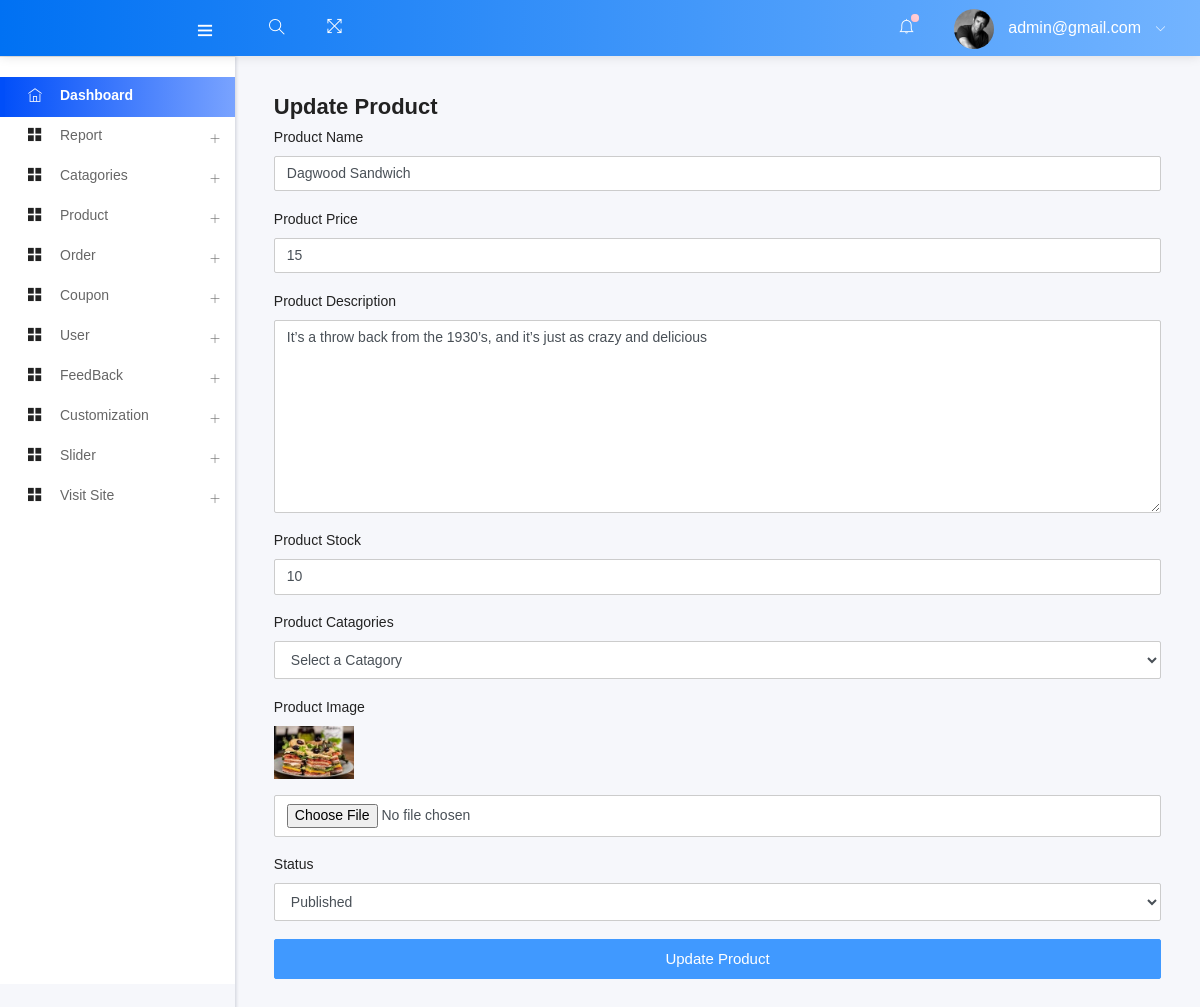
/admin/edit_product.php?prostatus=edit&&id=16 (signed in), run on the app's committed database.
### tables this page shows
CREATE TABLE `products` (
  `pdt_id` int(255) NOT NULL,
  `pdt_name` varchar(200) NOT NULL,
  `pdt_price` int(255) NOT NULL,
  `pdt_des` varchar(250) NOT NULL,
  `pdt_ctg` int(200) NOT NULL,
  `pdt_img` varchar(250) NOT NULL,
  `product_stock` int(5) NOT NULL,
  `pdt_status` tinyint(5) NOT NULL
);

### admin/edit_product.php (called while the page is built, shortened)
<?php
    include ("template.php");
?>

### admin/class/adminback.php (called while the page is built, shortened)
<?php
class  adminback
{
    private $connection;
    function __construct()
    {
        $dbhost = "localhost";
        $dbuser = "root";
        $dbpass = "";
        $dbname = "foodshop";
        $this->connection = mysqli_connect($dbhost, $dbuser, $dbpass, $dbname);
    }
    function edit_product($id)
    {
        $query = "SELECT * FROM `products` WHERE pdt_id=$id";
        if (mysqli_query($this->connection, $query)) {
            $pdt_info = mysqli_query($this->connection, $query);
            return $pdt_info;
        }
    }
}

### admin/views/edit_product_view.php (the view, shortened to what this page needs)
<?php
    $obj=new adminback();
    if(isset($_GET['prostatus'])){
        $id = $_GET['id'];
        if($_GET['prostatus']=='edit'){
           $pdt_info= $obj->edit_product($id);
           $pdt = mysqli_fetch_assoc($pdt_info);
        }
    }
?>
<h4>Update Product</h4>
<form action="" method="post" enctype="multipart/form-data" class="form">
    <div class="form-group">
        <label for="pdt_name">Product Name</label>
        <input type="text" name="u_pdt_name" class="form-control" value="<?php echo $pdt['pdt_name'] ?>" >
    </div>
    <div class="form-group">
        <label for="pdt_price">Product Price</label>
        <input type="text" name="u_pdt_price" class="form-control" value="<?php echo $pdt['pdt_price'] ?>">
    </div>
    <div class="form-group">
        <label for="pdt_des">Product Description</label>
        <textarea name="u_pdt_des" cols="30" rows="10" class="form-control" ><?php echo $pdt['pdt_des']?> </textarea>
    </div>
    <div class="form-group">
        <label for="pdt_stock">Product Stock</label>
        <input type="number" name="pdt_stock" class="form-control" max='30' min='1' value="<?php echo $pdt['product_stock']?>">
    </div>
    <div class="form-group">
        <label for="pdt_ctg">Product Catagories</label>
        <select name="u_pdt_ctg" class="form-control">
        <option value="">Select a Catagory</option>
        </select>
    </div>
    <div class="form-group">
        <label for="pdt_img">Product Image</label>
        <div class="mb-3">
        <img src="uploads/<?php echo $pdt['pdt_img']?>" style="width: 80px;" >
    </div>
        <input type="file" name="u_pdt_img" class="form-control">
    </div>
    <div class="form-group">
        <label for="pdt_status">Status</label>
        <select name="u_pdt_status" class="form-control">
            <option value="1" <?php if($pdt['pdt_status']==1){ echo "selected";} ?> >Published</option>
        </select>
    </div>
    <input type="submit" value="Update Product" name="update_pdt" class="btn btn-block btn-primary">
</form>

### data on the page
products: u_pdt_name "Dagwood Sandwich", u_pdt_price "15", u_pdt_des "It’s a throw back from the 1930’s, and it’s just as crazy and delicious", pdt_stock "10", pdt_img (picture), u_pdt_status "Published"

### other printed values
$admin_email "admin@gmail.com"
